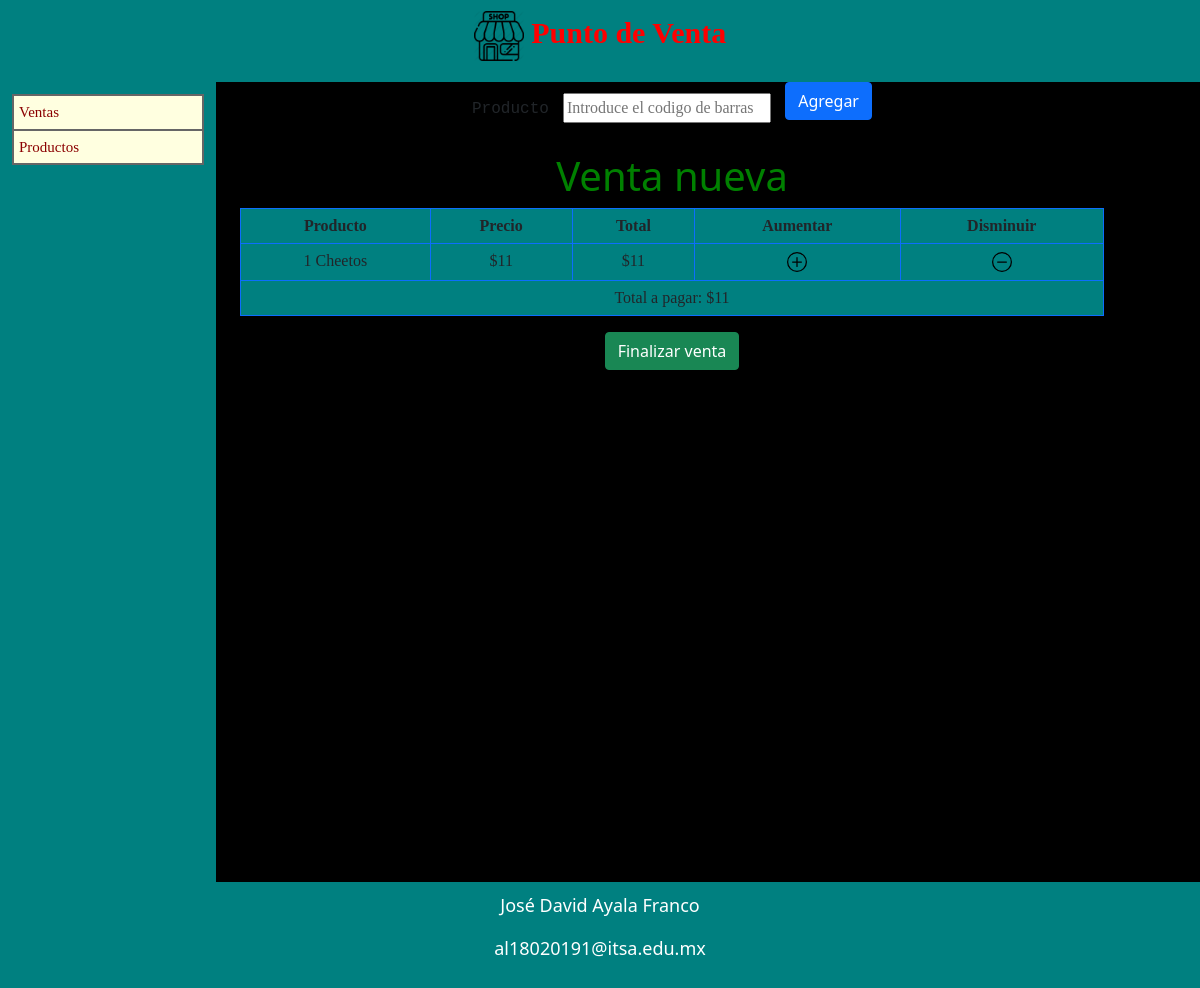
/agregar_venta.php?id_venta=5, run on the app's committed database.
### tables this page shows
CREATE TABLE `venta_detalle` (
  `id` int NOT NULL,
  `venta` int NOT NULL,
  `producto` int NOT NULL,
  `cantidad` double NOT NULL,
  `precio_venta` double NOT NULL,
  `total` double NOT NULL,
  `fecha_modificacion` datetime NOT NULL DEFAULT CURRENT_TIMESTAMP
);

CREATE TABLE `productos` (
  `id_producto` int NOT NULL,
  `codigo_barras` varchar(12) NOT NULL,
  `descripcion` varchar(30) NOT NULL,
  `cantidad` int NOT NULL DEFAULT '0',
  `precio_venta` double NOT NULL,
  `fecha_modificacion` datetime NOT NULL
);

### agregar_venta.php (the view, shortened to what this page needs)
<?php
require_once 'conexion.php';
$id_venta = $_GET["id_venta"];
$codigo_barras = "";
?>
<html>
    <head>
        <link href="https://cdn.jsdelivr.net/npm/bootstrap@5.0.0-beta3/dist/css/bootstrap.min.css" rel="stylesheet">
        <link rel="stylesheet" type="text/css" href="estilos/estilo.css" media="screen" />
    </head>
    <body>
        <div class="encabezado">
        </div>
        <div class="menu">
        </div>
        <div class="contenido">
            <form>
                <label>Producto</label>
                <input type="text" name="codigo_barras" autofocus="autofocus"
                       required="required" pattern="[0-9]{12}" minlength="12" maxlength="12"
                       placeholder="Introduce el codigo de barras" title="Deben ser 12 n&uacute;meros."
                       value="<?php echo $codigo_barras; ?>" />
                <button type="submit" class="btn btn-primary mb-3" name="agregar">Agregar</button>
                <br/>
            </form>
            <h1>Venta nueva</h1>
            <table class="table table-bordered border-primary">
                <tr>
                    <th scope="col">Producto</th>
                    <th scope="col">Precio</th>
                    <th scope="col">Total</th>
                    <th scope="col">Aumentar</th>
                    <th scope="col">Disminuir</th>
                </tr>
                <?php
                $sql = "SELECT venta_detalle.venta, venta_detalle.producto, venta_detalle.cantidad, productos.descripcion, venta_detalle.
                    precio_venta, venta_detalle.total
                    FROM venta_detalle
                    JOIN productos ON venta_detalle.producto = productos.id_producto
                    WHERE venta_detalle.venta='$id_venta'";
                $resultado = $db->query($sql);
                $total = 0;
                while ($registro = $resultado->fetch_array()) {
                    echo '<tr>';
                    echo '<td>' . $registro['cantidad'] . " " . $registro['descripcion'] . '</td>';
                    echo '<td>' . "$" . $registro['precio_venta'] . '</td>';
                    echo '<td>' . "$" . $registro['total'] . '</td>';
                    echo '<td><a href="agregar_producto.php?venta=' . $registro["venta"] . '&producto=' . $registro["producto"] . '"><img src="imagenes/plus-circle.svg" width="20" height="20"></a></td>';
                    echo '<td><a href="disminuir_producto.php?venta=' . $registro["venta"] . '&producto=' . $registro["producto"] . '"><img src="imagenes/dash-circle.svg" width="20" height="20"></a></td>';
                    echo '</tr>';
                    $total = $total + $registro['total'];
                }
                echo '<tfoot>';
                echo '<tr>';
                echo '<td colspan="5">' . "Total a pagar: $$total" . '</td>';
                echo '</tr>';
                echo '</tfoot>';
                ?>
            </table>
            <button type="button" class="btn btn-success"  onclick="location.href = 'index.php'" name="cancelar">Finalizar venta</button>
        </div>
        <div class="pie">
        </div>
    </body>
</html>

### estilos/estilo.css (style rules this page uses)
body { background-color: black; }
h1 { color: green; }
label { font-family: monospace; margin-top: 10px; margin-bottom: 10px; margin-right: 10px; }
.encabezado { background: teal; color: red; font-family: fantasy; font-size: 30px; font-weight: bolder; text-align: center; padding-bottom: 5px; padding-top: 10px; padding-left: 5px; padding-right: 5px; }
.menu { background-color: teal; width: 18%; height: 100%; float:left; padding: 1% 1% 1% 1%; }
.contenido { background-color: black; height: 100%; width: 76%; float:left; text-align: center; padding: 0% 2% 2% 2%; }
.pie { clear: left; background-color: teal; color: white; font-family: unset; font-size: 18px; text-align: center; padding-bottom: 10px; padding-top: 10px; padding-left: 10px; padding-right: 10px; }
ul.menu_principal { width: 100%; list-style: none; margin: 0; padding: 0; font-family: var; font-size: 15px; border: 1px solid #666; }
ul.menu_principal li { background: lightyellow; border: 1px solid #666; }
ul.menu_principal li a { text-decoration: none; color: darkred; display: block; padding: 5px 5px 5px 5px; }
input { font-family: cursive; font-size: 16px; height: 30px; margin-top: 5px; margin-bottom: 5px; margin-right: 10px; }
table { background-color: teal; text-align: center; margin: 0 auto; }
th, td { font-family: initial; font-size: 16px; background-color: red; }
th { background-color: red; }

### data on the page
venta_detalle: cantidad "1", producto.descripcion "Cheetos", precio_venta "11", total "11"

### other printed values
$total "11"
